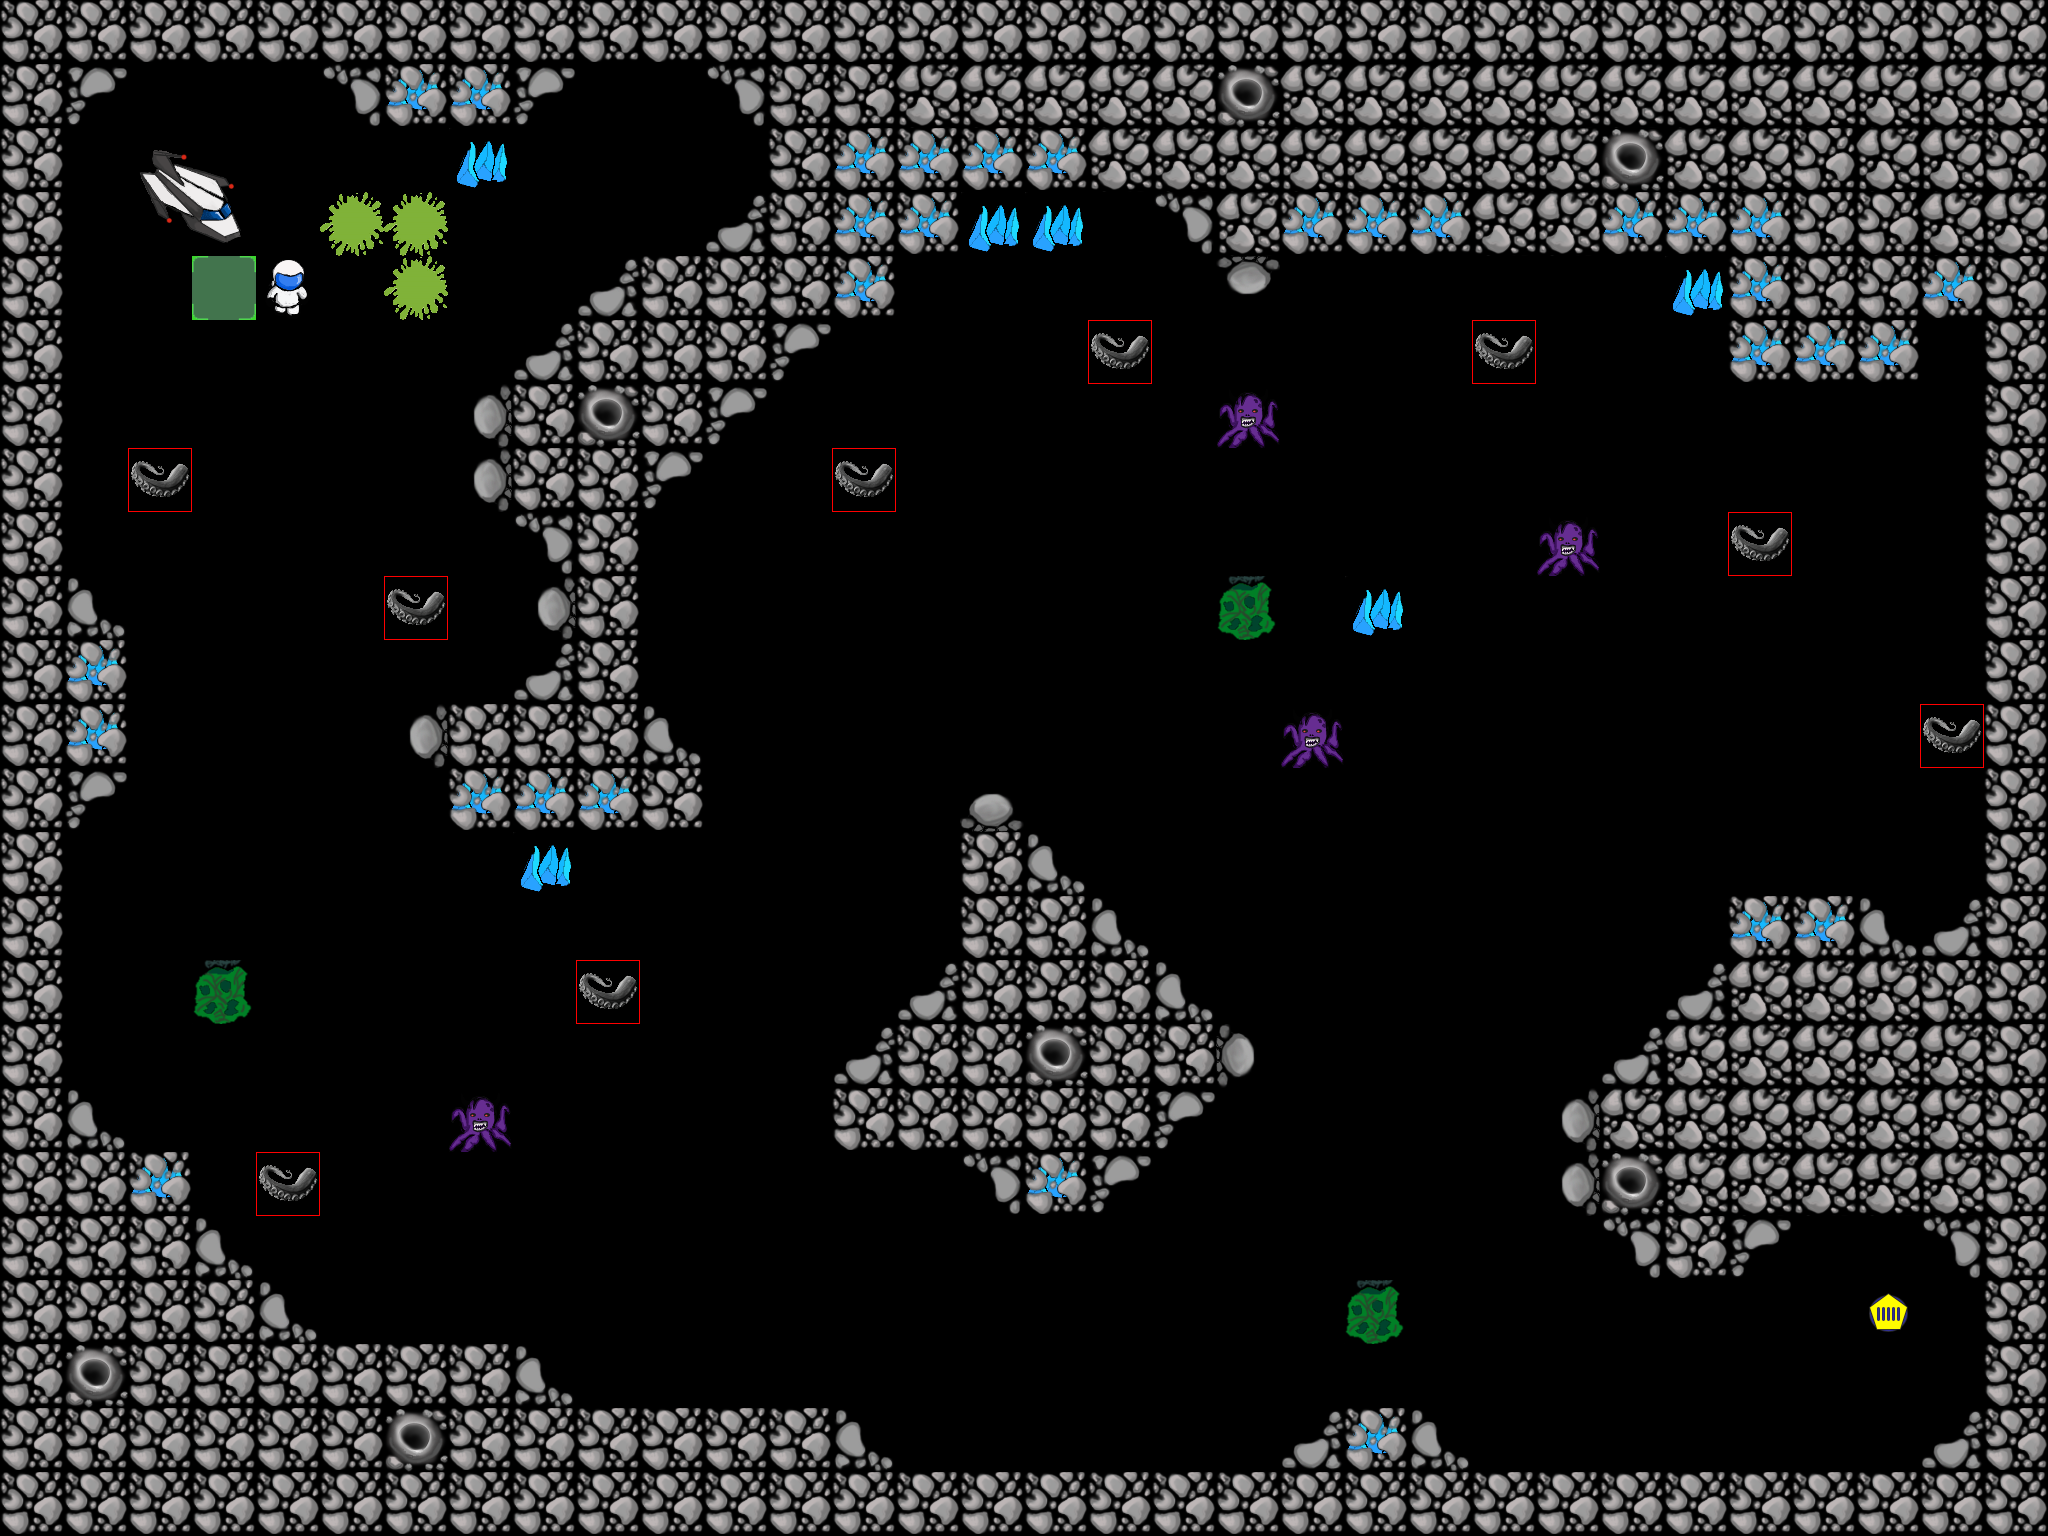

This is a level from a 2D game, rendered from its Tiled map with the project's own tilesets. A one-line summary and the map file follow, with tile-layer data summarised:
An orthogonal 32x24 tile map with 64x64 px tiles, 3 tile layers (Terrain, Entities, Markers), 3 tilesets.

<map version="1.0" orientation="orthogonal" width="32" height="24" tilewidth="64" tileheight="64">
 <tileset firstgid="1" name="Terrain" tilewidth="64" tileheight="64">
  <image source="../Assets/Resources/Sprites/Terrain.png" width="512" height="256" />
 </tileset>
 <tileset firstgid="33" name="Entities" tilewidth="64" tileheight="64">
  <image source="../Assets/Resources/Sprites/Entities.png" width="512" height="256" />
 </tileset>
 <tileset firstgid="65" name="Markers" tilewidth="64" tileheight="64">
  <image source="../Assets/Resources/Sprites/Markers.png" width="512" height="256" />
 </tileset>
 <layer name="Terrain" width="32" height="24">
  <data>[768 cells, 316 non-empty, 17 distinct tile ids]</data>
 </layer>
 <layer name="Entities" width="32" height="24">
  <data>[768 cells, 15 non-empty, 5 distinct tile ids]</data>
 </layer>
 <layer name="Markers" width="32" height="24">
  <data>[768 cells, 13 non-empty, 3 distinct tile ids]</data>
 </layer>
</map>